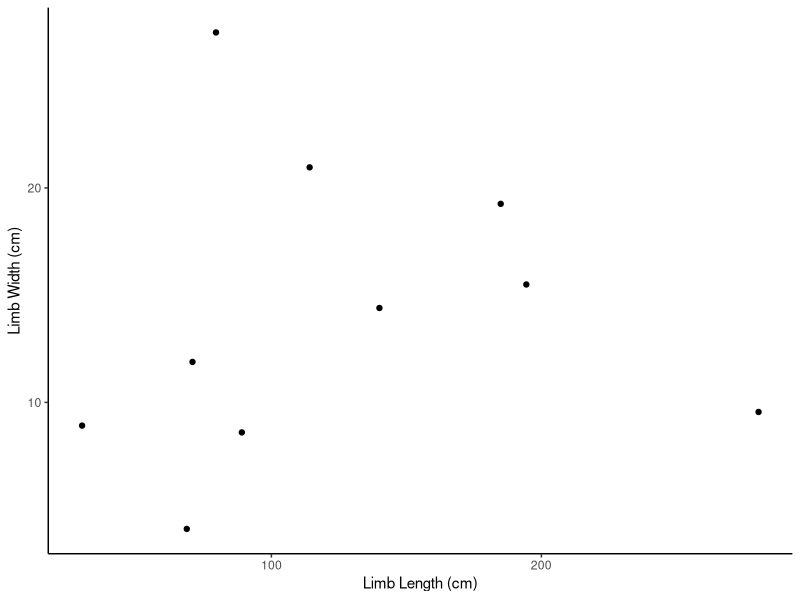
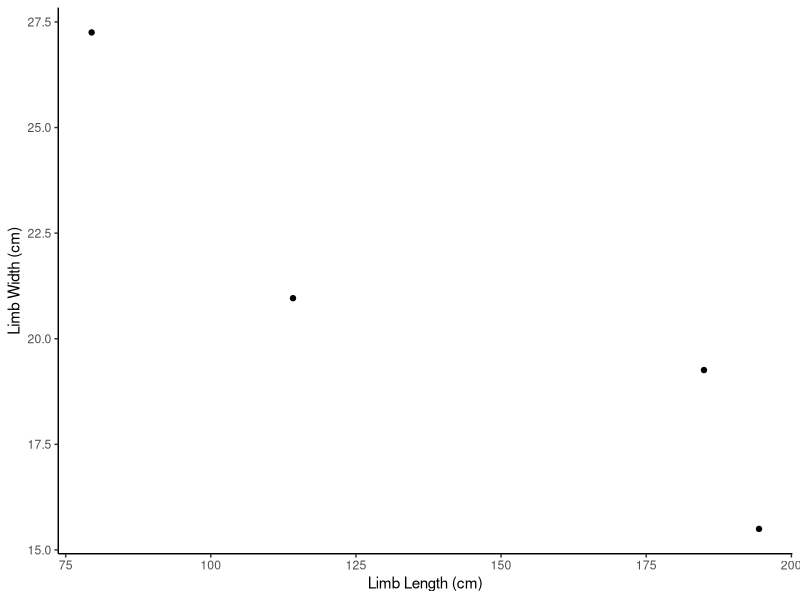

Here is the R script that generated these plots, in order:
## ---- chunk 1
knitr::opts_chunk$set(echo = TRUE)
## ---- chunk 2
library(dplyr)
library(ggplot2)
library(knitr)

## ---- chunk 3
MData <- read.csv("Data/measurement.csv", row.names = 1)
## ---- chunk 4
MData <- rename(MData, Spc =Species, LmW =Limb.Width, UnW =unitsW, LmL =Limb.Length, UnL =unitsL)
## ---- chunk 5
LmW <- ifelse(MData$UnW == "cm", 1, 0.1)*MData$LmW

LmL <- ifelse(MData$UnL == "cm", 1, 0.1)*MData$LmL

MData$UnW <- "cm"

MData$UnL <- "cm"

## ---- chunk 6
MData <- mutate(MData, Volume = pi*LmL*((LmW/2)^2))

MData
## ---- chunk 7
MData$Type <- c("Animal", "Animal", "Animal", "Animal","Animal","Animal","Animal", "Plant", "Plant", "Plant")

SpeciesType <- group_by(MData, Type)

## ---- chunk 8
TraitsByGroup <- summarize(SpeciesType, Limb.Length.AVG = mean(LmL), Limb.Length.SD = sd(LmL), Limb.Width.AVG = mean(LmW), Limb.Width.SD = sd(LmW), Volume.AVG = mean(Volume), Volume.SD = sd(Volume))

 kable(TraitsByGroup, caption = "Table 1.0 Average (AVG) and standard deiation (SD) of limb width, length, and volume for a series of species grouped by plants and animals")

## ---- chunk 9
Limb.Graph1 <- ggplot(data = MData, aes(x=LmL, y=LmW))+
  geom_point()+
  labs(x="Limb Length (cm)", y="Limb Width (cm)")+
  theme_classic()

print(Limb.Graph1)
## ---- chunk 10
Volume.AVG <- mean(MData$Volume)

Above.AVG.Volume <- filter(MData, Volume>Volume.AVG)

Above.AVG.Graph <- qplot(LmL, LmW, data = Above.AVG.Volume, xlab ="Limb Length (cm)", ylab = "Limb Width (cm)")+ theme_classic()
  
print(Above.AVG.Graph)

## ---- chunk 11
Lower.AVG.Volume <- filter(MData, Volume < Volume.AVG)

Lower.AVG.Volume <- data.frame("Species" = Lower.AVG.Volume$Spc, "Volume" = Lower.AVG.Volume$Volume)

kable(Lower.AVG.Volume, align = 'c', caption = "Table 2. Species name and limb volume for species with below average limb volume")


